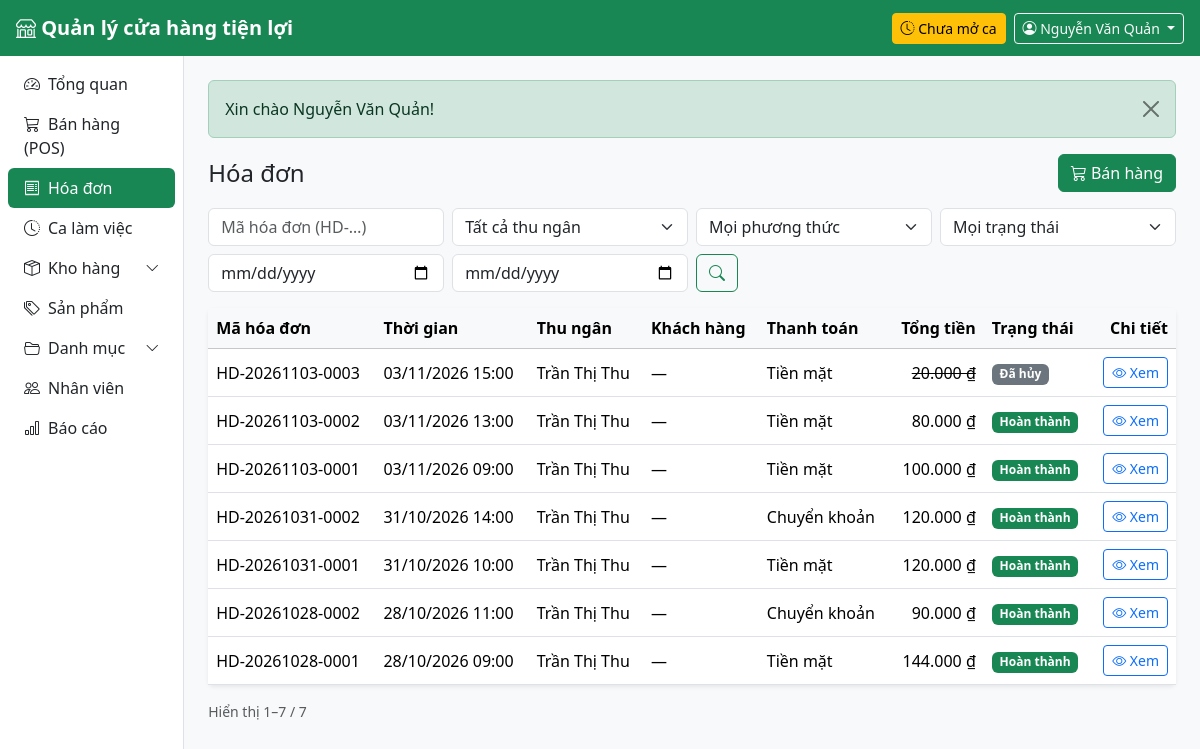
Screenshot of /public/orders (signed in) with the database file from the repository.
### tables this page shows
CREATE TABLE users (
    id            INT UNSIGNED AUTO_INCREMENT PRIMARY KEY,
    store_id      INT UNSIGNED NOT NULL,
    role_id       TINYINT UNSIGNED NOT NULL,
    username      VARCHAR(50) NOT NULL UNIQUE,
    password_hash VARCHAR(255) NOT NULL,
    full_name     VARCHAR(100) NOT NULL,
    phone         VARCHAR(20),
    email         VARCHAR(100),
    is_active     TINYINT(1) NOT NULL DEFAULT 1,
    last_login_at DATETIME NULL,
    created_at    DATETIME NOT NULL DEFAULT CURRENT_TIMESTAMP,
    CONSTRAINT fk_users_store FOREIGN KEY (store_id) REFERENCES stores(id),
    CONSTRAINT fk_users_role  FOREIGN KEY (role_id)  REFERENCES roles(id)
);

CREATE TABLE orders (
    id           INT UNSIGNED AUTO_INCREMENT PRIMARY KEY,
    code         VARCHAR(30) NOT NULL UNIQUE,
    store_id     INT UNSIGNED NOT NULL,
    channel      ENUM('pos','online') NOT NULL DEFAULT 'pos',
    shift_id     INT UNSIGNED NULL,
    user_id      INT UNSIGNED NULL,                
    customer_id  INT UNSIGNED NULL,
    subtotal     DECIMAL(12,0) NOT NULL,
    discount     DECIMAL(12,0) NOT NULL DEFAULT 0,
    total        DECIMAL(12,0) NOT NULL,
    status       ENUM('completed','cancelled') NOT NULL DEFAULT 'completed',
    created_at   DATETIME NOT NULL DEFAULT CURRENT_TIMESTAMP,
    CONSTRAINT fk_orders_store    FOREIGN KEY (store_id)    REFERENCES stores(id),
    CONSTRAINT fk_orders_shift    FOREIGN KEY (shift_id)    REFERENCES shifts(id),
    CONSTRAINT fk_orders_user     FOREIGN KEY (user_id)     REFERENCES users(id),
    CONSTRAINT fk_orders_customer FOREIGN KEY (customer_id) REFERENCES customers(id),
    INDEX idx_orders_created (created_at)
);

CREATE TABLE payment_methods (
    id          TINYINT UNSIGNED AUTO_INCREMENT PRIMARY KEY,
    code        VARCHAR(30) NOT NULL UNIQUE,       
    name        VARCHAR(100) NOT NULL,
    is_active   TINYINT(1) NOT NULL DEFAULT 1
);

### app/Views/orders/index.php (the view, shortened to what the rows shown need)
<?php $filtered = $q !== '' || $method !== '' || $status !== '' || $from !== '' || $to !== '' || ($isAdmin && $userId > 0); ?>
<div class="d-flex flex-wrap justify-content-between align-items-center gap-2 mb-3">
    <h1 class="h4 mb-0"><?= e($title) ?></h1>
    <a href="<?= url('/pos') ?>" class="btn btn-success"><i class="bi bi-cart3"></i> Bán hàng</a>
</div>
<form method="get" action="<?= url('/orders') ?>" class="row g-2 mb-3 no-print">
    <div class="col-12 col-md-3">
        <input type="search" name="q" class="form-control" value="<?= e($q) ?>" maxlength="30" placeholder="Mã hóa đơn (HD-…)" aria-label="Mã hóa đơn">
    </div>
    <?php if ($isAdmin): ?>
        <div class="col-6 col-md-3">
            <select name="user_id" class="form-select" aria-label="Thu ngân">
                <option value="">Tất cả thu ngân</option>
            </select>
        </div>
    <?php endif; ?>
    <div class="col-6 col-md-3">
        <select name="method" class="form-select" aria-label="Phương thức thanh toán">
            <option value="">Mọi phương thức</option>
        </select>
    </div>
    <div class="col-6 col-md-3">
        <select name="status" class="form-select" aria-label="Trạng thái">
            <option value="">Mọi trạng thái</option>
        </select>
    </div>
    <div class="col-6 col-md-3">
        <input type="date" name="from" class="form-control" value="<?= e($from) ?>" aria-label="Từ ngày" title="Từ ngày">
    </div>
    <div class="col-6 col-md-3">
        <input type="date" name="to" class="form-control" value="<?= e($to) ?>" aria-label="Đến ngày" title="Đến ngày">
    </div>
    <div class="col-12 col-md-3 d-flex gap-2">
        <button class="btn btn-outline-success"><i class="bi bi-search"></i></button>
    </div>
</form>
<div class="card border-0 shadow-sm">
    <div class="table-responsive">
        <table class="table table-hover align-middle mb-0">
            <thead class="table-light">
                <tr>
                    <th>Mã hóa đơn</th>
                    <th>Thời gian</th>
                    <th>Thu ngân</th>
                    <th>Khách hàng</th>
                    <th>Thanh toán</th>
                    <th class="text-end">Tổng tiền</th>
                    <th>Trạng thái</th>
                    <th class="text-end">Chi tiết</th>
                </tr>
            </thead>
            <tbody>
            <?php foreach ($orders as $o): ?>
                <tr class="<?= $o['status'] === 'cancelled' ? 'text-muted' : '' ?>">
                    <td class="text-nowrap fw-medium"><?= e($o['code']) ?></td>
                    <td class="text-nowrap"><?= e(date('d/m/Y H:i', strtotime($o['created_at']))) ?></td>
                    <td><?= e($o['user_name'] ?? '—') ?></td>
                    <td><?= $o['customer_phone'] !== null ? e(($o['customer_name'] ?: 'Khách') . ' · ' . $o['customer_phone']) : '—' ?></td>
                    <td><?= e($o['method_name'] ?? '—') ?></td>
                    <td class="text-end text-nowrap <?= $o['status'] === 'cancelled' ? 'text-decoration-line-through' : '' ?>"><?= money($o['total']) ?></td>
                    <td>
                        <?php if ($o['status'] === 'cancelled'): ?>
                            <span class="badge text-bg-secondary">Đã hủy</span>
                        <?php else: ?>
                            <span class="badge text-bg-success">Hoàn thành</span>
                        <?php endif; ?>
                    </td>
                    <td class="text-end">
                        <a href="<?= url("/orders/{$o['id']}") ?>" class="btn btn-sm btn-outline-primary"><i class="bi bi-eye"></i> Xem</a>
                    </td>
                </tr>
            <?php endforeach; ?>
            </tbody>
        </table>
    </div>
</div>

### app/Core/Router.php (shortened to what the rows shown need)
<?php
class Router
{
    private array $routes = [];
    private function add(string $method, string $path, array $action, ?array $roles): void
    {
        $this->routes[] = compact('method', 'pattern', 'action', 'roles');
    }
    public function dispatch(string $method, string $uri): void
    {
        $path = parse_url($uri, PHP_URL_PATH) ?? '/';
        $base = App::basePath();
        if ($base !== '' && str_starts_with($path, $base)) {
            $path = substr($path, strlen($base));
        }
        $path = '/' . trim(preg_replace('#^/index\.php#', '', $path), '/');
        foreach ($this->routes as $route) {
            if ($route['method'] !== $method || !preg_match($route['pattern'], $path, $m)) {
                continue;
            }
            if ($route['roles'] !== null) {
                Auth::requireLogin();
            }
            [$class, $fn] = $route['action'];
            $params = array_filter($m, 'is_string', ARRAY_FILTER_USE_KEY);
            (new $class())->$fn(...$params);
            return;
        }
    }
}

### app/Views/layouts/main.php (shortened to what the rows shown need)
<?php
$user = Auth::user();
$menu = [
    ['/',          'speedometer2', 'Tổng quan',     ['admin', 'cashier', 'warehouse']],
    ['/pos',       'cart3',        'Bán hàng (POS)', ['admin', 'cashier']],
    ['/orders',    'receipt',      'Hóa đơn',        ['admin', 'cashier']],
    ['/shifts',    'clock-history', 'Ca làm việc',   ['admin', 'cashier']],
    ['#warehouse', 'box-seam',     'Kho hàng',       ['admin', 'warehouse'], [
        ['/inventory', 'Tồn kho'],
        ['/receipts',  'Phiếu nhập'],
    ]],
    ['/products',  'tags',         'Sản phẩm',       ['admin']],
    ['#catalog',   'folder2-open', 'Danh mục',       ['admin'], [
        ['/categories', 'Loại hàng'],
        ['/units',      'Đơn vị tính'],
        ['/suppliers',  'Nhà cung cấp'],
    ]],
    ['/users',     'people',       'Nhân viên',      ['admin']],
    ['/reports',   'bar-chart',    'Báo cáo',        ['admin']],
];
?>
<!doctype html>
<html lang="vi">
<head>
    <link rel="stylesheet" href="https://cdn.jsdelivr.net/npm/bootstrap@5.3.3/dist/css/bootstrap.min.css">
    <link rel="stylesheet" href="https://cdn.jsdelivr.net/npm/bootstrap-icons@1.11.3/font/bootstrap-icons.min.css">
    <link rel="stylesheet" href="<?= asset('css/app.css') ?>">
</head>
<body class="bg-body-tertiary">
<nav class="navbar navbar-dark bg-success sticky-top px-3">
    <a class="navbar-brand fw-semibold me-auto" href="<?= url('/') ?>">
        <i class="bi bi-shop"></i> <?= e(App::config('app.name')) ?>
    </a>
    <?php if (Auth::hasRole('admin', 'cashier')): ?>
        <?php $myShift = (new Shift())->findOpenByUser((int) $user['id']); ?>
        <a href="<?= url('/shifts') ?>" class="btn btn-sm me-2 <?= $myShift ? 'btn-light text-success' : 'btn-warning' ?>">
            <i class="bi bi-clock-history"></i>
            <?= $myShift ? 'Ca mở từ ' . e(date('H:i', strtotime($myShift['opened_at']))) : 'Chưa mở ca' ?>
        </a>
    <?php endif; ?>
    <div class="dropdown">
        <button class="btn btn-outline-light btn-sm dropdown-toggle" data-bs-toggle="dropdown">
            <i class="bi bi-person-circle"></i>
            <span class="d-none d-sm-inline"><?= e($user['full_name']) ?></span>
        </button>
    </div>
</nav>
<div class="d-flex">
    <aside class="offcanvas-lg offcanvas-start sidebar bg-white border-end" id="sidebar" tabindex="-1">
        <nav class="nav nav-pills flex-column p-2">
            <?php foreach ($menu as $i => $item): ?>
                <?php
                [$href, $icon, $label, $roles] = $item;
                $children = $item[4] ?? [];
                ?>
                <?php if ($children): ?>
                    <?php $open = array_filter($children, fn($c) => active($c[0]) !== ''); ?>
                    <a class="nav-link d-flex justify-content-between align-items-center <?= $open ? 'fw-semibold text-success' : '' ?>"
                       data-bs-toggle="collapse" href="#menu-group-<?= $i ?>" role="button"
                       aria-expanded="<?= $open ? 'true' : 'false' ?>" aria-controls="menu-group-<?= $i ?>">
                        <span><i class="bi bi-<?= $icon ?> me-2"></i><?= e($label) ?></span>
                        <i class="bi bi-chevron-down small"></i>
                    </a>
                <?php else: ?>
                    <a class="nav-link <?= active($href) ?>" href="<?= url($href) ?>">
                        <i class="bi bi-<?= $icon ?> me-2"></i><?= e($label) ?>
                    </a>
                <?php endif; ?>
            <?php endforeach; ?>
        </nav>
    </aside>
    <main class="flex-grow-1 p-3 p-md-4 min-vw-0">
        <?php foreach (Session::pullFlash() as $f): ?>
            <div class="alert alert-<?= e($f['type']) ?> alert-dismissible fade show">
                <?= e($f['message']) ?>
                <button type="button" class="btn-close" data-bs-dismiss="alert"></button>
            </div>
        <?php endforeach; ?>
        <?= $content ?>
    </main>
</div>
</body>
</html>

### rows the page displays
users: full_name "Nguyễn Văn Quản"
orders: code "HD-20261103-0003", created_at "03/11/2026 15:00", user.full_name "Trần Thị Thu", payment_methods.name "Tiền mặt", total "20.000 ₫", status "Đã hủy"
orders: code "HD-20261103-0002", created_at "03/11/2026 13:00", user.full_name "Trần Thị Thu", payment_methods.name "Tiền mặt", total "80.000 ₫", status "Hoàn thành"
orders: code "HD-20261103-0001", created_at "03/11/2026 09:00", user.full_name "Trần Thị Thu", payment_methods.name "Tiền mặt", total "100.000 ₫", status "Hoàn thành"
orders: code "HD-20261031-0002", created_at "31/10/2026 14:00", user.full_name "Trần Thị Thu", payment_methods.name "Chuyển khoản", total "120.000 ₫", status "Hoàn thành"
orders: code "HD-20261031-0001", created_at "31/10/2026 10:00", user.full_name "Trần Thị Thu", payment_methods.name "Tiền mặt", total "120.000 ₫", status "Hoàn thành"
orders: code "HD-20261028-0002", created_at "28/10/2026 11:00", user.full_name "Trần Thị Thu", payment_methods.name "Chuyển khoản", total "90.000 ₫", status "Hoàn thành"
orders: code "HD-20261028-0001", created_at "28/10/2026 09:00", user.full_name "Trần Thị Thu", payment_methods.name "Tiền mặt", total "144.000 ₫", status "Hoàn thành"

### other values shown
$label "Tổng quan"
$label "Bán hàng (POS)"
$label "Hóa đơn"
$label "Ca làm việc"
$label "Kho hàng"
$label "Sản phẩm"
$label "Danh mục"
$label "Nhân viên"
$label "Báo cáo"
$f['message'] "Xin chào Nguyễn Văn Quản!"
$paginator->summary() "Hiển thị 1–7 / 7"
